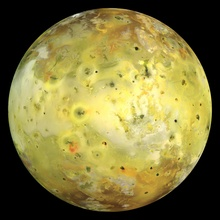
%> input picture mosaicGenerationVFC/ciccio.jpg, 220 x 220 px, shrunk from 3000 x 3000 before the run
$ octave --eval "createMosaicSquare('ciccio.jpg');"   (GNU Octave 9; MATLAB toolbox functions it lacks are replaced by stand-ins)
%> lines starting %> are read from the running program, lines starting %| are printed output that depends on the picture; in (x1, y1, x2, y2) boxes, pixels count from 0 and x2, y2 are one past the last pixel; in counts of white or black regions, pixels touching at a corner belong together; the program's own positions count from 1
### mosaicGenerationVFC/placeTilesSquare.m
function [XExt,YExt,Xcum,Ycum,tile_mean_R,tile_mean_G,tile_mean_B,center_tiles,tile_x_cell,tile_y_cell,count,mosaic_image]=placeTilesSquare(fileName,selectedTiles)
%> called with fileName = 'ciccio.jpg', selectedTiles = 1


%selectedTiles=10;


tile_x_cell=cell(10000,1);
tile_y_cell=cell(10000,1);

tileSize=9;

R=tileSize/sqrt(2);

A=imread(fileName);
%> A is the input picture: size 220x220x3 uint8; mean R, G, B 129, 120, 62.4
[row col chan]=size(A)
%> row = 220; col = 220; chan = 3


dbdir='';

Fext = getVEF(dbdir,fileName)
hold on;quiver(Fext(:,:,1)./sqrt(Fext(:,:,1).*Fext(:,:,1) + Fext(:,:,2).*Fext(:,:,2)),Fext(:,:,2)./sqrt(Fext(:,:,1).*Fext(:,:,1) + Fext(:,:,2).*Fext(:,:,2)),'k');hold off

%a partire dal campo vettoriale prodotto dal GVF calcola gli orientamenti e
%li riporta in un intervallo [-90 90]
angle=atan(Fext);
bool_gt_90=(angle>(pi/2));
bool_lt_90=(angle<-(pi/2));
bool_other=not(bool_gt_90 | bool_lt_90);
new_angle=((angle-pi).*bool_gt_90)+((angle+pi).*bool_lt_90)+angle.*bool_other;
new_angle=new_angle.*(180/pi);

bool_gt0=new_angle>0;
new_angle=(new_angle-90).*bool_gt0+(new_angle+90).*not(bool_gt0);


%legge i dati relativi ai tasselli
data_tile=load('data_tile_square.mat');
x_v=data_tile.x_v;
y_v=data_tile.y_v;
orientations=data_tile.orientations;
tileNumber=length(orientations);

%crea il bordo dell'immagine (in modo da non permettere alle tessere di
%essere posizionate fuori dall'immagine)
WCanvas=col;
HCanvas=row;
maxDim=30;

[XExt YExt] = polybool('-',[-maxDim WCanvas+maxDim WCanvas+maxDim -maxDim -maxDim]',[HCanvas+maxDim HCanvas+maxDim -maxDim -maxDim HCanvas+maxDim]',[0 WCanvas WCanvas 0 0]',[HCanvas HCanvas 0 0 HCanvas]');
exterior_canvas=[XExt YExt];

% plot(exterior_canvas(:,1),exterior_canvas(:,2))

Xcum=[];
Ycum=[];

tile_mean_R=[];
tile_mean_G=[];
tile_mean_B=[];

center_tiles=[];


count=1;

elem_per_row=round(col/tileSize.*1.5);


bool_image=zeros(row,col);

mosaic_image=ones(row,col,3)*127;


%Area_int_border=0;

test=0;
for i=1:2:row
    i

    %for j=1:2:col
    next_j=1;
    while(next_j<col)

        j=next_j;

        next_j=next_j+2;

        %orientare il tassello in base alla direzione fornita dal GVF nel
        %punto (TO DO da valutare l'effetto di prendere la direzione ortogonale)
        if(abs(cur_angle - new_angle(i,j))<0.01)


            new_angle=new_angle.*(180/pi)+(-1+(1+1*rand(1)));
            cur_angle=new_angle(i,j);
        else
            cur_angle=new_angle(i,j);
        end
        %considera tutte le tile precomputate
        for k=1:selectedTiles
            ind=randperm(tileNumber);
            x=x_v{ind(k)};
            y=y_v{ind(k)};

            %[x, y] = poly2cw(x_v{ind(k)}, y_v{ind(k)});
            orientation=orientations(ind(k));

            %calcola l'angolo tale da allineare il tassello alla direzione
            %proposta dal GVF
            mov_angle=cur_angle-orientation;
            %calcola le nuove coordinate (rotazione)
            new_x=x.*cosd(mov_angle)-y.*sind(mov_angle);
            new_y=x.*sind(mov_angle)+y.*cosd(mov_angle);

            %traslazione nel punto in cui tentare di mettere il tassello
            new_x=new_x+j;
            new_y=new_y+i;


            %controllare che non ci siano intersezioni con le altre tessere già
            %piazzate

            x_min=max(floor(min(new_x)),1);
            x_max=min(ceil(max(new_x)),col);
            y_min=max(floor(min(new_y)),1);
            y_max=min(ceil(max(new_y)),row);
            [x_pixels_m y_pixels_m]=meshgrid(x_min:x_max,y_min:y_max);

            x_pixels_v=reshape(x_pixels_m,1,size(x_pixels_m,1)*size(x_pixels_m,2));
            y_pixels_v=reshape(y_pixels_m,1,size(y_pixels_m,1)*size(y_pixels_m,2));

            [in,on] = inpolygon(x_pixels_v,y_pixels_v,new_x,new_y);

            curr_pixels_x=x_pixels_v(in&~on);
            curr_pixels_y=y_pixels_v(in&~on);

            curr_pixels_x2=x_pixels_v(in);
            curr_pixels_y2=y_pixels_v(in);


            collision=sum(diag(bool_image(curr_pixels_y,curr_pixels_x)));

            if (~collision)

                %controllare che non ci siano intersezioni con il bordo

                Area_int_border=0;
                if (i<R || i>(row-R) || j<R || j>(col-R))
                    [X_int_border Y_int_border] = polybool('and',XExt,YExt,new_x,new_y);
                    Area_int_border=polyarea(X_int_border,Y_int_border);
                end

                Area_int_cum=0;
                if (count>1)

                    min_i=max(i-(round(R)+1),1);
                    max_i=min(i+(round(R)+1),row);
                    min_j=max(j-(round(R)+1),1);
                    max_j=min(j+(round(R)+1),col);

                    bool_region=bool_image(min_i:max_i,min_j:max_j);
                    clear elem;

                    L = logical(bool_region~=0);

                    elem=unique(bool_region);

                    if (elem(1)==0)
                        elem2=elem(2:end);
                    else
                        elem2=elem;
                    end


% [14 lines of commented-out code are left out]
                    dist=(center_tiles(:,2)-i).^2+(center_tiles(:,1)-j).^2;

                    bool_dist=dist<(2*R)^2;
                    v_index=[1:length(center_tiles)];
                    v_ind_bool=v_index(bool_dist);
                    for k_ind=v_ind_bool
                        [X_int Y_int] = polybool('and',tile_x_cell{k_ind},tile_y_cell{k_ind},new_x,new_y);
                        Area_int_cum=polyarea(X_int,Y_int);
                        if (Area_int_cum>0)
                            break
                        end
                    end
                end
                %[X_int Y_int] = polybool('and',Xcum,Ycum,new_x,new_y);

                %Area_int_cum=polyarea(X_int,Y_int);

                if ((Area_int_border==0) && (Area_int_cum==0))
                    clear Area_int_cum;
                    %[Xcum Ycum] = polybool('union',Xcum,Ycum,new_x,new_y);

                    tile_x_cell{count}=new_x;
                    tile_y_cell{count}=new_y;

                    %[mean_r, mean_g, mean_b] = getColor(A,new_x,new_y,j,i,tileSize);
                    mean_r = double(A(i,j,1));
                    mean_g = double(A(i,j,2));
                    mean_b = double(A(i,j,3));

                    %[mean_r, mean_g, mean_b]


                    tile_mean_R=[tile_mean_R mean_r];
                    tile_mean_G=[tile_mean_G mean_g];
                    tile_mean_B=[tile_mean_B mean_b];

                    center_tiles=[center_tiles; j i];


                    for k_ind=1:length(curr_pixels_x)
                        %bool_image(curr_pixels_y(k_ind),curr_pixels_x(k_ind))=1;
                        bool_image(curr_pixels_y(k_ind),curr_pixels_x(k_ind))=count;
                    end

                    for k_ind=1:length(curr_pixels_x2)

                        mosaic_image(curr_pixels_y2(k_ind),curr_pixels_x2(k_ind),1)=mean_r;
                        mosaic_image(curr_pixels_y2(k_ind),curr_pixels_x2(k_ind),2)=mean_g;
                        mosaic_image(curr_pixels_y2(k_ind),curr_pixels_x2(k_ind),3)=mean_b;
                    end


                    next_j=max(curr_pixels_x)+1;

                    count=count+1;

                    break
                end

            end
        end
    test=test+1;
    end
end

count = count-1;

test

% figure
% imshow(uint8(mosaic_image),[])

### mosaicGenerationVFC/getVEF.m
function Fext=getVEF(dbdir,filename)
%> called with dbdir = '', filename = 'ciccio.jpg'

outPath='';

%close all;
% mu=0.1;
sigma=0;

enddot = max(find(filename== '.'));
suffix = filename(enddot+1:enddot+3);

A=imread(filename);
[row col chan]=size(A);
%> row = 220; col = 220; chan = 3
rx=row;
%> rx = 220
ry=col;
%> ry = 220

if (strcmp(suffix,'pgm'))||(strcmp(suffix,'raw'))
    imageGray = rawread([dbdir,filename]);
else
    if (strcmp(suffix,'jpg') || strcmp(suffix,'bmp') || strcmp(suffix,'hdf') || strcmp(suffix,'pcx') || strcmp(suffix,'tif') || strcmp(suffix,'png'))
        origImage = imread([dbdir,filename]);
        imageGray=origImage(:,:,1);
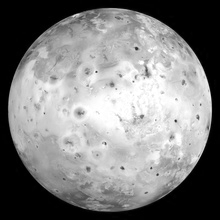
%> imageGray: size 220x220 uint8; min 0, max 255, mean 129
    end
end

[ysize,xsize]=size(imageGray);
%> ysize = 220; xsize = 220
imageGrayDouble=double(imageGray);
maxvalue=max(max(imageGrayDouble,[],2));
%> maxvalue = 255
imageGrayDouble = 1 - imageGrayDouble/maxvalue;
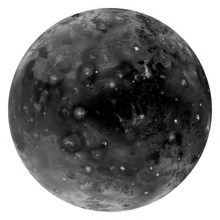
%> imageGrayDouble: size 220x220 double; min 0, max 1, mean 0.494


% [5 lines of commented-out code are left out]

if sigma~=0
    f = gaussianBlur(imageGrayDouble,sigma);
else
    f = imageGrayDouble;
end;

% [10 lines of commented-out code are left out]
K = AM_VFK(2, ry,'power',1.8);
Fext = AM_VFC(f, K, 1);
% [6 lines of commented-out code are left out]


end


### mosaicGenerationVFC/AM_VFK.m
function K = AM_VFK(D, r, type, a, R)
%> called with D = 2, r = 220, type = 'power', a = 1.8
% AM_VFK        Compute the vector field kernel (VFK).
%     K = AM_VFK(D, r, 'power', alpha)
%     K = AM_VFK(..., R)
%
%     Inputs
%     D           output dimension, 2 for 2D VFK, 3 for 3D VFK.
%     r           the VFK radius.
%     gamma       decrease parameter of equation (15) in [1].
%     R           a 3-element vector, [Rx Ry Rz] define the spacing between
%                 voxels for x, y and z dimension, default value is [1 1 1].
%
%     Outputs
%     K           the VFC external force kernel, d=2*r+1. For 2D,
%                 d-by-d-by-2 matrix, the force at (x,y) is [K(y,x,1)
%                 K(y,x,2)]. For 3D, d-by-d-by-d-by-3 matrix, the force at
%                 (x,y,z) is [K(y,x,z,1) K(y,x,z,2) K(y,x,z,3)].
%
%     Note that for memory saving reason, the output data class is single / float (32-bit).
%
%     Example
%         K = AM_VFK(2, 4, 'power', 2);
%         AC_QUIVER(K);
%
%     See also AMT, AM_VFC, AM_PIG, AM_ISOLINE, AM_DEFORM, AC_INITIAL, AC_REMESH,
%     AC_DISPLAY, AM_GVF, EXAMPLE_VFC, EXAMPLE_PIG.
%
%     Reference
%     [1] Bing Li and Scott T. Acton, "Active contour external force using
%     vector field convolution for image segmentation," Image Processing,
%     IEEE Trans. on, vol. 16, pp. 2096-2106, 2007.
%     [2] Bing Li and Scott T. Acton, "Automatic Active Model
%     Initialization via Poisson Inverse Gradient," Image Processing,
%     IEEE Trans. on, vol. 17, pp. 1406-1420, 2008.
%
% (c) Copyright Bing Li 2005 - 2009.

% Revision Log
%   02-11-2005  original
%   01-30-2009  minor bug fix

%% inputs check
if ~ismember(nargin, 4:5) || r<1 || ~ismember(D, 2:3)
    error('Invalid inputs to AM_VFK!')
elseif nargin == 4
    R = ones(1,D);
end

if ~strcmp(type, 'power')
    error('Only support power magnitude function right now!')
end
%%
r0 = floor(r./R);
%> r0 = [220 220]
if D == 2
    [x y] = meshgrid(R(1)*(r0(1):-1:-r0(1)),R(2)*(r0(2):-1:-r0(2)));
    dist = sqrt(x.*x+y.*y);
    SetZero = (dist>r);
    x(SetZero) = 0;
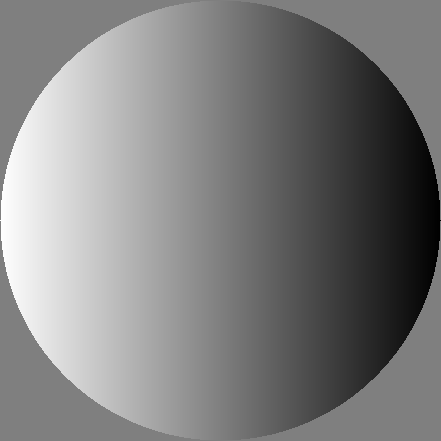
%> x: size 441x441 double; min -220, max 220, mean 0; drawn with min black and max white
    y(SetZero) = 0;
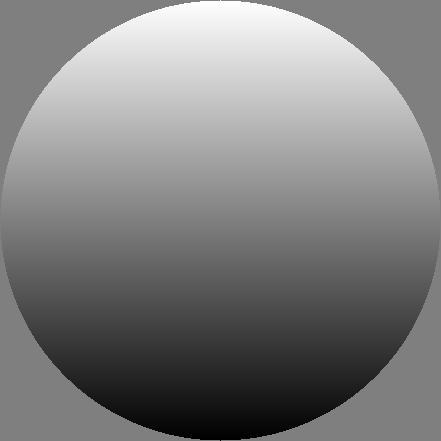
%> y: size 441x441 double; min -220, max 220, mean 0; mean of the top-left, top-right, bottom-left and bottom-right quarters 73.1, 73.2, -72.7, -72.9; drawn with min black and max white

    if strcmp(type, 'power')
        dist(~SetZero) = dist(~SetZero).^(a+1);
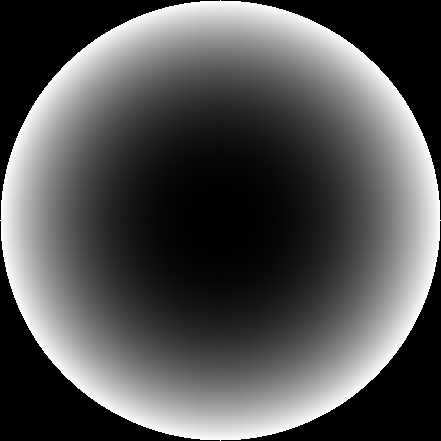
%> dist: size 441x441 double; min 0, max 3620624.7, mean 1178788.2; drawn with min black and max white
        dist((end+1)/2) = 1e-8; % set the distance at the center a small value to prevent division by zero
%> dist: size 441x441 double; under 0.01% of pixels changed, all inside (x1, y1, x2, y2) = (220, 220, 221, 221)
        x(~SetZero) = x(~SetZero)./dist(~SetZero);
        y(~SetZero) = y(~SetZero)./dist(~SetZero);
    end

    K = cat(3,x,y);
elseif D == 3
    [x y z] = meshgrid(R(1)*(r0(1):-1:-r0(1)),R(2)*(r0(2):-1:-r0(2)),R(3)*(r0(3):-1:-r0(3)));
    dist = sqrt(x.*x+y.*y+z.*z);
    SetZero = (dist>r);
    x(SetZero) = 0;
    y(SetZero) = 0;
    z(SetZero) = 0;

    if strcmp(type, 'power')
        dist(~SetZero) = dist(~SetZero).^(a+1);
        dist((end+1)/2) = 1e-8; % set the distance at the center a small value to prevent division by zero
        x(~SetZero) = x(~SetZero)./dist(~SetZero);
        y(~SetZero) = y(~SetZero)./dist(~SetZero);
        z(~SetZero) = z(~SetZero)./dist(~SetZero);
    end
    K = single(cat(4,x,y,z));
else
    error('D must be 2 or 3!');
end

### mosaicGenerationVFC/AM_VFC.m
function Fext = AM_VFC(f, K, normalize, phi, R)
%> called with normalize = 1
% AM_VFC        Compute the vector field convolution (VFC) force field [1].
%     Fext = AM_VFC(f, K)
%     Fext = AM_VFC(f, K, normalize)
%     Fext = AM_VFC(f, K, normalize, phi)
%     Fext = AM_VFC(f, K, normalize, phi, R)
%
%     Inputs
%     f           edge map, d1-by-d2 matrix for 2D, and d1-by-d2-by-d3 matrix for 3D.
%     K           vector field kernel, generated by AM_VFK(), similar format as Fext.
%     normalize   0 - (default) the output Fext is not nomalized,
%                 1 - output is normalized, i.e., sum(Fext(y,x,:).^2) = 1
%                     for 2D, sum(Fext(y,x,z,:).^2) = 1 for 3D.
%     phi         mixed VFC threshold of equation (22) in [1].
%     R           a 3-element vector, [Rx Ry Rz] define the spacing between
%                 voxels for x, y and z dimension, default value is [1 1 1].
%
%     Outputs
%     Fext        the VFC external force field. For 2D, d1-by-d2-by-2 matrix,
%                 the force at (x,y) is [Fext(y,x,1) Fext(y,x,2)]. For 3D,
%                 d1-by-d2-by-d3-by-3 matrix, the force at (x,y,z) is
%                 [Fext(y,x,z,1) Fext(y,x,z,2) Fext(y,x,z,3)].
%
%     Note that for memory saving reason, the output data class is single / float (32-bit).
%
%     Example
%         See EXAMPLE_VFC, EXAMPLE_PIG.
%
%     See also AMT, AM_VFK, AM_PIG, AM_ISOLINE, AM_DEFORM, AC_INITIAL, AC_REMESH,
%     AC_DISPLAY, AM_GVF, EXAMPLE_VFC, EXAMPLE_PIG.
%
%     Reference
%     [1] Bing Li and Scott T. Acton, "Active contour external force using
%     vector field convolution for image segmentation," Image Processing,
%     IEEE Trans. on, vol. 16, pp. 2096-2106, 2007.
%     [2] Bing Li and Scott T. Acton, "Automatic Active Model
%     Initialization via Poisson Inverse Gradient," Image Processing,
%     IEEE Trans. on, vol. 17, pp. 1406-1420, 2008.
%
% (c) Copyright Bing Li 2005 - 2009.

% Revision Log
%   02-11-2005  original
%   01-30-2009  minor bug fix

%% inputs check
if ~ismember(nargin, 2:5)
    error('Invalid inputs to AM_VFC!')
elseif nargin < 3,
    normalize = 0;
end

if ndims(K) - ndims(f) ~= 1,
    error('f doesn''t match K!')
end

fmin = min(f(:));
%> fmin = 0
if fmin<0       % assume f are all positive, take care of negetive problem
    f = f-fmin;
end

%% Compute VFC - convlove f with K using FFT to speed up the process
if ndims(f) == 2, % 2D
    FFTsize = size(f) + size(K(:,:,1)) - 1;
%> FFTsize = [660 660]
    k = K(:,:,1) + j*K(:,:,2);      % consider the vectors as complex numbers
    temp = ifft2(fft2(f, FFTsize(1), FFTsize(2)) .* fft2(k, FFTsize(1), FFTsize(2)));

    % remove padded points
    rmv = (size(K(:,:,1)) - 1)/2;
%> rmv = [220 220]
    temp = temp(rmv(1)+1:end-rmv(1), rmv(2)+1:end-rmv(2), :);
    Fext(:,:,2) = imag(temp);
    Fext(:,:,1) = real(temp);

    % mixed VFC, equation (22) in [1]
    if nargin > 3 && ~isempty(phi),  % mix the VFC with the gradient
        if nargin == 4,
            [fx fy] = AM_gradient(f);
        else
            [fx fy] = AM_gradient(f, R);
        end

        if strcmp(phi,'auto') % try to determine phi adpatively
            I = double(sqrt(fx.*fx+fy.*fy));
            idx = find(im2bw(I,graythresh(I)));
        else
            idx = find(sqrt(fx.*fx+fy.*fy) > phi);
        end

        Fext(idx) = fx(idx);    % replace the output
        Fext(idx+numel(f)) = fy(idx);
    end

    if normalize,
        Fmag = sqrt(sum(Fext.*Fext,3))+eps;
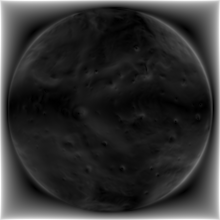
%> Fmag: size 220x220 double; min 0.00707, max 13.93, mean 2.73; drawn with min black and max white
        Fext(:,:,1) = Fext(:,:,1)./Fmag;
        Fext(:,:,2) = Fext(:,:,2)./Fmag;
    end
else % 3D
    FFTsize = size(f) + size(K(:,:,:,1)) - 1;
    fftf = fftn(f, FFTsize);
    Fext(:,:,:,3) = real(ifftn(fftf .* fftn(K(:,:,:,3), FFTsize)));
    temp = ifftn(fftf .* fftn(K(:,:,:,1) + j*K(:,:,:,2), FFTsize));
    Fext(:,:,:,2) = imag(temp);
    Fext(:,:,:,1) = real(temp);
    clear temp fftf;

    % remove padded points
    rmv = (size(K(:,:,:,1)) - 1)/2;
    Fext = Fext(rmv(1)+1:end-rmv(1), rmv(2)+1:end-rmv(2), rmv(3)+1:end-rmv(3), :);

    if nargin > 3 && ~isempty(phi),  % mix the VFC with the gradient
        if nargin == 4,
            [fx fy fz] = AM_gradient(f);
        else
            [fx fy fz] = AM_gradient(f, R);
        end
        gm2 = fx.*fx+fy.*fy+fz.*fz;     % gradient magnitude square of f

        id = round(numel(gm2)*phi);
        gm2_sort = sort(gm2(:),'descend');
        idx = find(gm2 > gm2_sort(id));
        Fext(idx) = fx(idx);    % replace the output
        Fext(idx+numel(f)) = fy(idx);
        Fext(idx+numel(f)*2) = fz(idx);
    end
    if normalize,
        Fmag = sqrt(sum(Fext.*Fext,4))+eps;
        Fext(:,:,:,1) = Fext(:,:,:,1)./Fmag;
        Fext(:,:,:,2) = Fext(:,:,:,2)./Fmag;
        Fext(:,:,:,3) = Fext(:,:,:,3)./Fmag;
    end
end

### mosaicGenerationVFC/createMosaicSquare.m
function [] = createMosaicSquare(filename)

[XExt,YExt,Xcum,Ycum,tile_mean_R,tile_mean_G,tile_mean_B,center_tiles,tile_x_cell,tile_y_cell,count,raster_image]=placeTilesSquare(filename,1);
%> in placeTilesSquare, `quiver(Fext(:,:,1)./sqrt(Fext(:,:,1).*Fext(:,:,1) + Fext(:,:,2).*Fext(`:
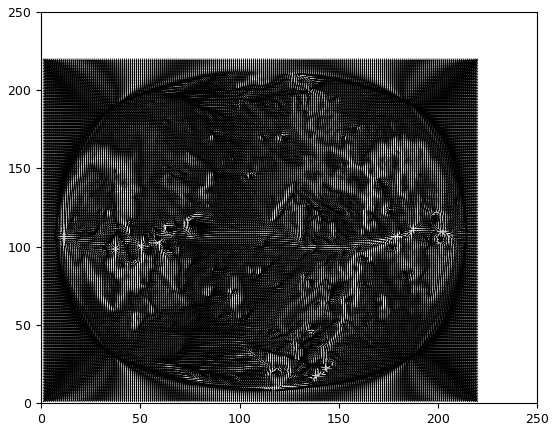
%> figure redrawn from the program's plot data; highest point at x = 1, y = 220; highest point at x = 219.3, y = 219.5
%> the run ends on the next line

tile_x_cell = tile_x_cell(~cellfun(@isempty, tile_x_cell));
tile_y_cell = tile_y_cell(~cellfun(@isempty, tile_y_cell));
x={};
y={};
points={};
arr={};
A=imread(filename);
[row col chan]=size(A);
row=row+10;
col=col+10;
lunghezza = num2str(row);
larghezza = num2str(col);
view_box = strcat('-4 -4',{' '},lunghezza, {' '}, larghezza);

for i=1:length(tile_x_cell)
    b=tile_x_cell{i};
    c=tile_y_cell{i};
    clear x;
    clear y;
    for j=1:length(b)
       x{j} = num2str(b(j));
       y{j} = num2str(c(j));
       if j==length(b)
         mean_r = num2str(tile_mean_R(i));
         mean_g = num2str(tile_mean_G(i));
         mean_b = num2str(tile_mean_B(i));
         points{i} = strcat(x, {','}, y, {' '});
         colors{i} = strcat('fill:rgb(', mean_r, ',', mean_g, ',',mean_b,')');
       end
    end
     colors{i};
     points{i};
     arr{i}=strjoin(points{i});
end

docNode = com.mathworks.xml.XMLUtils.createDocument... ;
    ('svg')
svg_node=docNode.getDocumentElement;

svg_node.setAttribute('style','background: grey');
svg_node.setAttribute('preserveAspectRatio','xMinYMin meet');
svg_node.setAttribute('width',larghezza);
svg_node.setAttribute('height',lunghezza);
svg_node.setAttribute('version','1.1');
svg_node.setAttribute('xmlns','http://www.w3.org/2000/svg');
svg_node.setAttribute('xmlns:xlink','http://www.w3.org/1999/xlink');
svg_node.setAttribute('viewBox',view_box);


for i=1:length(tile_x_cell)
    poly_node = docNode.createElement('polyline');
    svg_node.appendChild(poly_node);

    poly_node.setAttribute('points',arr{i});
    svg_node.appendChild(poly_node);

    poly_node.setAttribute('style',colors{i});
    svg_node.appendChild(poly_node);

end

xmlwrite('example1.svg',svg_node)

% [66 lines of commented-out code are left out]
